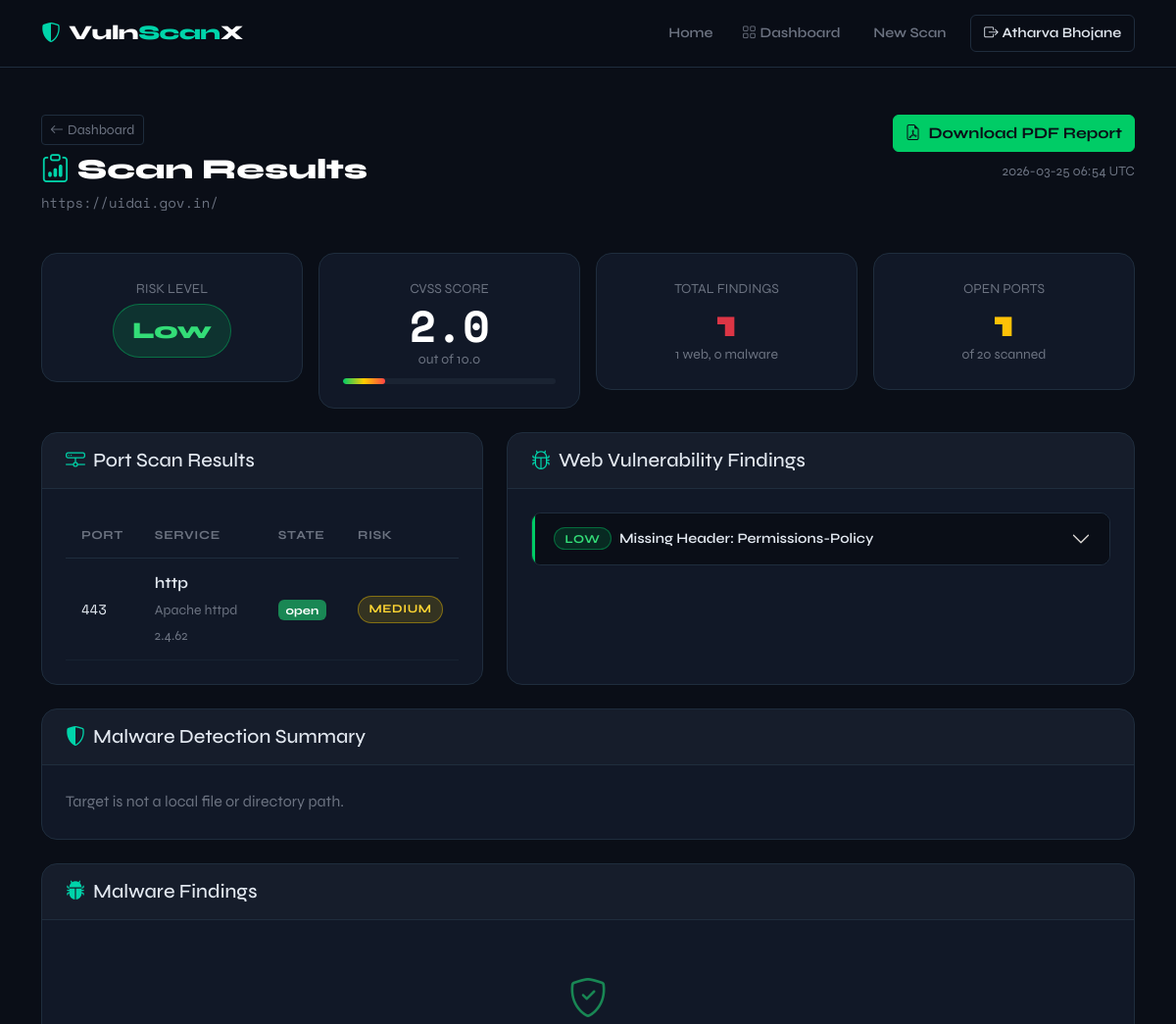
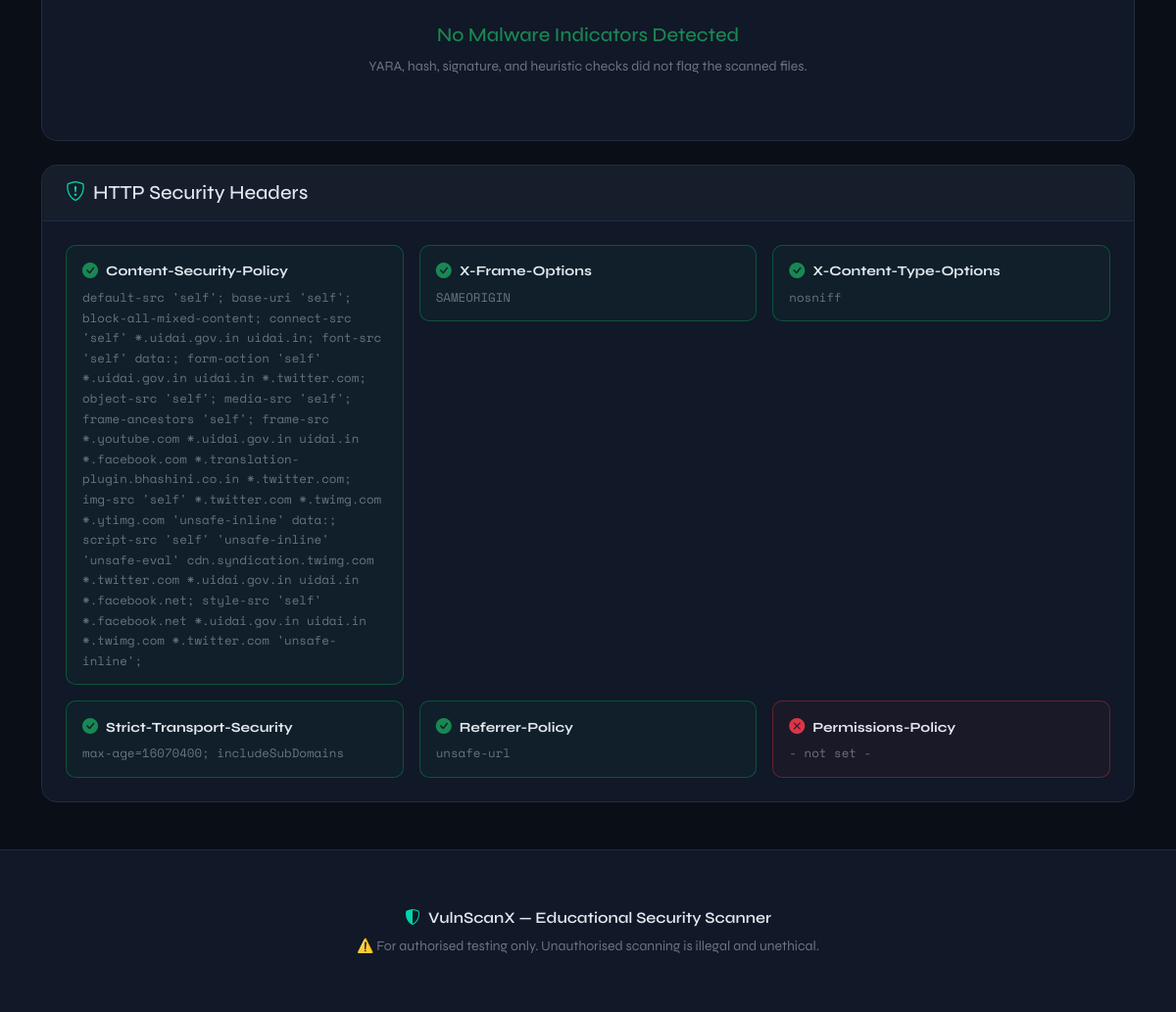
The app's page /results/12 (signed in) with its own data (2 pictures, top to bottom).
### app.py (models this page shows)
class User(UserMixin, db.Model):
    __tablename__ = 'users'
    id         = db.Column(db.Integer, primary_key=True)
    username   = db.Column(db.String(80),  unique=True, nullable=False)
    email      = db.Column(db.String(120), unique=True, nullable=False)
    password   = db.Column(db.String(200), nullable=False)
    created_at = db.Column(db.DateTime, default=datetime.utcnow)
    scans      = db.relationship('ScanResult', backref='owner', lazy=True)

class ScanResult(db.Model):
    __tablename__ = 'scan_results'
    id              = db.Column(db.Integer, primary_key=True)
    target          = db.Column(db.String(255), nullable=False)
    scan_type       = db.Column(db.String(20))            # port | web | full
    risk_level      = db.Column(db.String(20))            # Low / Medium / High / Critical
    cvss_score      = db.Column(db.Float, default=0.0)
    open_ports      = db.Column(db.Text, default='[]')    # JSON list
    vulnerabilities = db.Column(db.Text, default='[]')    # JSON list
    malware_findings = db.Column(db.Text, default='[]')   # JSON list
    malware_summary  = db.Column(db.Text, default='{}')   # JSON dict
    headers_info    = db.Column(db.Text, default='{}')    # JSON dict
    report_path     = db.Column(db.String(255))
    created_at      = db.Column(db.DateTime, default=datetime.utcnow)
    user_id         = db.Column(db.Integer, db.ForeignKey('users.id'), nullable=False)

### app.py (the view)
@app.route('/results/<int:record_id>')
@login_required
def results(record_id):
    record  = ScanResult.query.filter_by(id=record_id, user_id=current_user.id).first_or_404()
    ports   = json.loads(record.open_ports      or '[]')
    vulns   = json.loads(record.vulnerabilities or '[]')
    malware = json.loads(record.malware_findings or '[]')
    malware_summary = json.loads(record.malware_summary or '{}')
    headers = json.loads(record.headers_info    or '{}')
    return render_template('results.html',
                           record=record, ports=ports,
                           vulns=vulns, malware=malware,
                           malware_summary=malware_summary, headers=headers)

### templates/results.html (shortened to what this page needs)
{% extends "base.html" %}
{% block content %}
<section class="py-5">
  <div class="container">
    <div class="d-flex justify-content-between align-items-start flex-wrap gap-3 mb-4">
      <div>
        <a href="{{ url_for('dashboard') }}" class="btn btn-sm btn-outline-secondary mb-2">
          <i class="bi bi-arrow-left me-1"></i>Dashboard
        </a>
        <h1 class="page-title mb-1"><i class="bi bi-clipboard-data accent me-2"></i>Scan Results</h1>
        <p class="text-muted font-mono">{{ record.target }}</p>
      </div>
      <div class="d-flex flex-column align-items-end gap-2">
        {% if record.report_path %}
        <a href="{{ url_for('report', record_id=record.id) }}" class="btn btn-success">
          <i class="bi bi-file-earmark-pdf me-2"></i>Download PDF Report
        </a>
        {% endif %}
        <span class="text-muted small">{{ record.created_at.strftime('%Y-%m-%d %H:%M UTC') }}</span>
      </div>
    </div>
    {% set total_findings = vulns|length + malware|length %}
    <div class="row g-3 mb-4">
      <div class="col-md-3">
        <div class="result-summary-card text-center">
          <div class="small text-muted mb-1">RISK LEVEL</div>
          <div class="risk-badge-lg risk-{{ record.risk_level | lower }}">{{ record.risk_level }}</div>
        </div>
      </div>
      <div class="col-md-3">
        <div class="result-summary-card text-center">
          <div class="small text-muted mb-1">CVSS SCORE</div>
          <div class="cvss-large">{{ record.cvss_score }}</div>
          <div class="text-muted small">out of 10.0</div>
          <div class="cvss-bar mt-2">
            <div class="cvss-bar-fill" style="width: {{ (record.cvss_score / 10 * 100)|int }}%"></div>
          </div>
        </div>
      </div>
      <div class="col-md-3">
        <div class="result-summary-card text-center">
          <div class="small text-muted mb-1">TOTAL FINDINGS</div>
          <div class="stat-large {% if total_findings > 0 %}text-danger{% else %}text-success{% endif %}">{{ total_findings }}</div>
          <div class="text-muted small">{{ vulns|length }} web, {{ malware|length }} malware</div>
        </div>
      </div>
      <div class="col-md-3">
        <div class="result-summary-card text-center">
          {% set open_ports = ports | selectattr('state', 'equalto', 'open') | list %}
          <div class="small text-muted mb-1">OPEN PORTS</div>
          <div class="stat-large text-warning">{{ open_ports|length }}</div>
          <div class="text-muted small">of {{ ports|length }} scanned</div>
        </div>
      </div>
    </div>
    <div class="row g-4">
      <div class="col-lg-5">
        <div class="result-card h-100">
          <div class="result-card-header">
            <h5 class="mb-0"><i class="bi bi-hdd-network me-2 accent"></i>Port Scan Results</h5>
          </div>
          <div class="result-card-body">
            {% if ports %}
            <div class="table-responsive">
              <table class="table table-sm align-middle mb-0">
                <thead>
                  <tr>
                    <th>Port</th>
                    <th>Service</th>
                    <th>State</th>
                    <th>Risk</th>
                  </tr>
                </thead>
                <tbody>
                  {% for p in ports if p.state == 'open' %}
                  <tr>
                    <td class="font-mono">{{ p.port }}</td>
                    <td>
                      <span class="fw-semibold">{{ p.service }}</span>
                      {% if p.version %}
                        <br/><small class="text-muted">{{ p.version }}</small>
                      {% endif %}
                    </td>
                    <td><span class="badge bg-success">open</span></td>
                    <td><span class="risk-badge risk-{{ p.risk | lower }}">{{ p.risk }}</span></td>
                  </tr>
                  {% else %}
                  <tr><td colspan="4" class="text-center text-muted py-3">No open ports found</td></tr>
                  {% endfor %}
                </tbody>
              </table>
            </div>
            {% else %}
            <p class="text-muted py-3 text-center">Port scan not run for this target.</p>
            {% endif %}
          </div>
        </div>
      </div>
      <div class="col-lg-7">
        <div class="result-card h-100">
          <div class="result-card-header">
            <h5 class="mb-0"><i class="bi bi-bug me-2 accent"></i>Web Vulnerability Findings</h5>
          </div>
          <div class="result-card-body">
            {% if vulns %}
              <div class="accordion" id="vulnAccordion">
                {% for v in vulns %}
                <div class="accordion-item vuln-item sev-{{ v.severity | lower }}">
                  <h2 class="accordion-header">
                    <button class="accordion-button collapsed" type="button" data-bs-toggle="collapse" data-bs-target="#vuln{{ loop.index }}">
                      <span class="risk-badge risk-{{ v.severity | lower }} me-2">{{ v.severity }}</span>
                      {{ v.name }}
                    </button>
                  </h2>
                </div>
                {% endfor %}
              </div>
            {% else %}
              <div class="text-center py-4">
                <i class="bi bi-shield-check fs-1 text-success"></i>
                <h5 class="mt-3 text-success">No Web Vulnerabilities Detected</h5>
                <p class="text-muted small">The web scan found no obvious vulnerabilities.</p>
              </div>
            {% endif %}
          </div>
        </div>
      </div>
      <div class="col-12">
        <div class="result-card">
          <div class="result-card-header">
            <h5 class="mb-0"><i class="bi bi-shield-shaded me-2 accent"></i>Malware Detection Summary</h5>
          </div>
          <div class="result-card-body">
            {% if malware_summary and malware_summary.scanned %}
            <div class="row g-3">
              <div class="col-md-3">
                <div class="header-chip header-present">
                  <strong class="small">Engine</strong>
                  <div class="text-muted smaller mt-1 font-mono">{{ malware_summary.engine }}</div>
                </div>
              </div>
              <div class="col-md-3">
                <div class="header-chip header-present">
                  <strong class="small">Files Scanned</strong>
                  <div class="text-muted smaller mt-1 font-mono">{{ malware_summary.files_scanned or 0 }}</div>
                </div>
              </div>
              <div class="col-md-3">
                <div class="header-chip {% if malware|length %}header-missing{% else %}header-present{% endif %}">
                  <strong class="small">Malware Findings</strong>
                  <div class="text-muted smaller mt-1 font-mono">{{ malware|length }}</div>
                </div>
              </div>
              <div class="col-md-3">
                <div class="header-chip header-present">
                  <strong class="small">Highest Severity</strong>
                  <div class="text-muted smaller mt-1 font-mono">{{ malware_summary.highest_severity or 'Info' }}</div>
                </div>
              </div>
            </div>
            {% if malware_summary.families %}
            <div class="mt-3">
              <strong class="small">Families Detected</strong>
              <div class="d-flex flex-wrap gap-2 mt-2">
                {% for family, count in malware_summary.families.items() %}
                <span class="risk-badge risk-high">{{ family }}: {{ count }}</span>
                {% endfor %}
              </div>
            </div>
            {% endif %}
            {% else %}
            <p class="text-muted mb-0">{{ malware_summary.reason or 'Malware detection did not run for this target.' }}</p>
            {% endif %}
          </div>
        </div>
      </div>
      <div class="col-12">
        <div class="result-card">
          <div class="result-card-header">
            <h5 class="mb-0"><i class="bi bi-bug-fill me-2 accent"></i>Malware Findings</h5>
          </div>
          <div class="result-card-body">
            {% if malware %}
              <div class="accordion" id="malwareAccordion">
                {% for m in malware %}
                <div class="accordion-item vuln-item sev-{{ m.severity | lower }}">
                  <h2 class="accordion-header">
                    <button class="accordion-button collapsed" type="button" data-bs-toggle="collapse" data-bs-target="#malware{{ loop.index }}">
                      <span class="risk-badge risk-{{ m.severity | lower }} me-2">{{ m.severity }}</span>
                      {{ m.family }} - {{ m.name }}
                    </button>
                  </h2>
                  <div id="malware{{ loop.index }}" class="accordion-collapse collapse" data-bs-parent="#malwareAccordion">
                    <div class="accordion-body">
                      <p class="mb-2"><strong>Detection Type:</strong> {{ m.detection_type | upper }}</p>
                      <p class="mb-2"><strong>File:</strong> <code>{{ m.file }}</code></p>
                      <p class="mb-2"><strong>Description:</strong> {{ m.description }}</p>
                      <p class="mb-2"><strong>Confidence:</strong> {{ m.confidence }}</p>
                      {% if m.evidence %}
                      <div class="evidence-box">
                        <strong>Evidence:</strong><br/>
                        <code>{{ m.evidence }}</code>
                      </div>
                      {% endif %}
                    </div>
                  </div>
                </div>
                {% endfor %}
              </div>
            {% else %}
              <div class="text-center py-4">
                <i class="bi bi-shield-check fs-1 text-success"></i>
                <h5 class="mt-3 text-success">No Malware Indicators Detected</h5>
                <p class="text-muted small">YARA, hash, signature, and heuristic checks did not flag the scanned files.</p>
              </div>
            {% endif %}
          </div>
        </div>
      </div>
      {% if headers %}
      <div class="col-12">
        <div class="result-card">
          <div class="result-card-header">
            <h5 class="mb-0"><i class="bi bi-shield-exclamation me-2 accent"></i>HTTP Security Headers</h5>
          </div>
          <div class="result-card-body">
            <div class="row g-3">
              {% for header, value in headers.items() %}
              <div class="col-md-6 col-lg-4">
                <div class="header-chip {% if value == 'MISSING' %}header-missing{% else %}header-present{% endif %}">
                  <div class="d-flex align-items-center gap-2">
                    <i class="bi {% if value == 'MISSING' %}bi-x-circle-fill text-danger{% else %}bi-check-circle-fill text-success{% endif %}"></i>
                    <strong class="small">{{ header }}</strong>
                  </div>
                  <div class="text-muted smaller mt-1 font-mono">{{ value if value != 'MISSING' else '- not set -' }}</div>
                </div>
              </div>
              {% endfor %}
            </div>
          </div>
        </div>
      </div>
      {% endif %}
    </div>
  </div>
</section>
{% endblock %}

### templates/base.html (shortened to what this page needs)
<!DOCTYPE html>
<html lang="en">
<head>
  <link href="https://cdn.jsdelivr.net/npm/bootstrap@5.3.0/dist/css/bootstrap.min.css" rel="stylesheet"/>
  <link href="https://cdn.jsdelivr.net/npm/bootstrap-icons@1.10.0/font/bootstrap-icons.css" rel="stylesheet"/>
  <link rel="stylesheet" href="{{ url_for('static', filename='css/style.css') }}"/>
</head>
<body>
<nav class="navbar navbar-expand-lg sticky-top" id="mainNav">
  <div class="container">
    <a class="navbar-brand" href="{{ url_for('index') }}">
      <i class="bi bi-shield-shaded me-2 accent"></i><span class="brand-text">Vuln<span class="accent">Scan</span>X</span>
    </a>
    <div class="collapse navbar-collapse" id="navMenu">
      <ul class="navbar-nav ms-auto align-items-lg-center gap-1">
        <li class="nav-item"><a class="nav-link" href="{{ url_for('index') }}">Home</a></li>
        {% if current_user.is_authenticated %}
          <li class="nav-item"><a class="nav-link" href="{{ url_for('dashboard') }}"><i class="bi bi-grid me-1"></i>Dashboard</a></li>
          <li class="nav-item"><a class="nav-link" href="{{ url_for('scan') }}">New Scan</a></li>
          <li class="nav-item ms-2"><a class="nav-link btn-outline-nav" href="{{ url_for('logout') }}"><i class="bi bi-box-arrow-right me-1"></i>{{ current_user.username }}</a></li>
        {% else %}
          <li class="nav-item"><a class="nav-link" href="{{ url_for('login') }}">Login</a></li>
          <li class="nav-item ms-2"><a class="nav-link btn-primary-nav" href="{{ url_for('register') }}">Get Started</a></li>
        {% endif %}
      </ul>
    </div>
  </div>
</nav>
<main>{% block content %}{% endblock %}</main>
<footer class="site-footer mt-auto">
  <div class="container text-center py-4">
    <p class="mb-1 fw-semibold"><i class="bi bi-shield-shaded accent me-2"></i>VulnScanX &mdash; Educational Security Scanner</p>
    <p class="text-muted small mb-0">⚠️ For authorised testing only. Unauthorised scanning is illegal and unethical.</p>
  </div>
</footer>
</body>
</html>

### records on screen
User: username "Atharva Bhojane"
ScanResult: target "https://uidai.gov.in/", created_at "2026-03-25 06:54 UTC", risk_level "Low", cvss_score "2.0", severity "LOW", name "Missing Header: Permissions-Policy"

### other values on screen
{{ total_findings }} "1"
{{ vulns|length }} "1"
{{ malware|length }} "0"
{{ open_ports|length }} "1"
{{ ports|length }} "20"
{{ p.port }} "443"
{{ p.service }} "http"
{{ p.version }} "Apache httpd 2.4.62"
{{ p.risk }} "MEDIUM"
{{ header }} "Content-Security-Policy" "X-Frame-Options" "X-Content-Type-Options" "Strict-Transport-Security" "Referrer-Policy" "Permissions-Policy"
{{ value if value != 'MISSING' else '- not set -' }} "SAMEORIGIN" "nosniff" "max-age=16070400; includeSubDomains" "unsafe-url" "- not set -"
